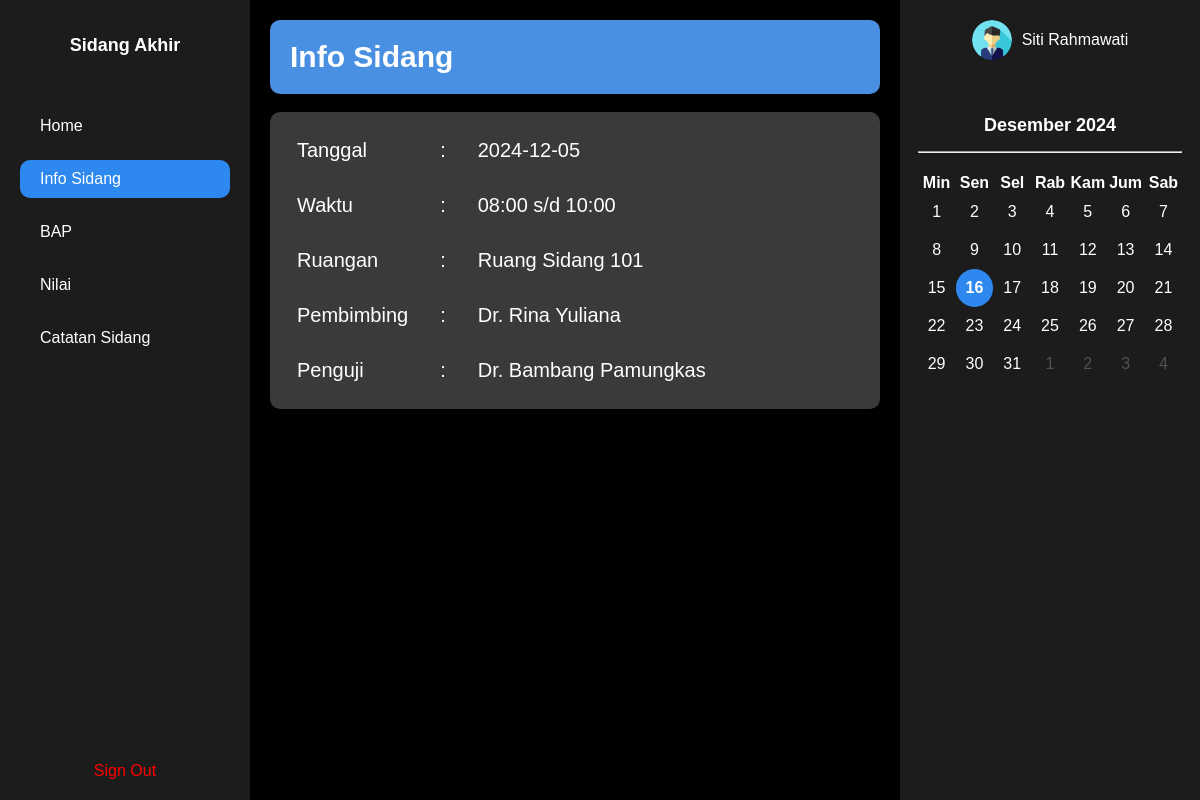
Before: /mahasiswa/info (signed in) with the older database file.
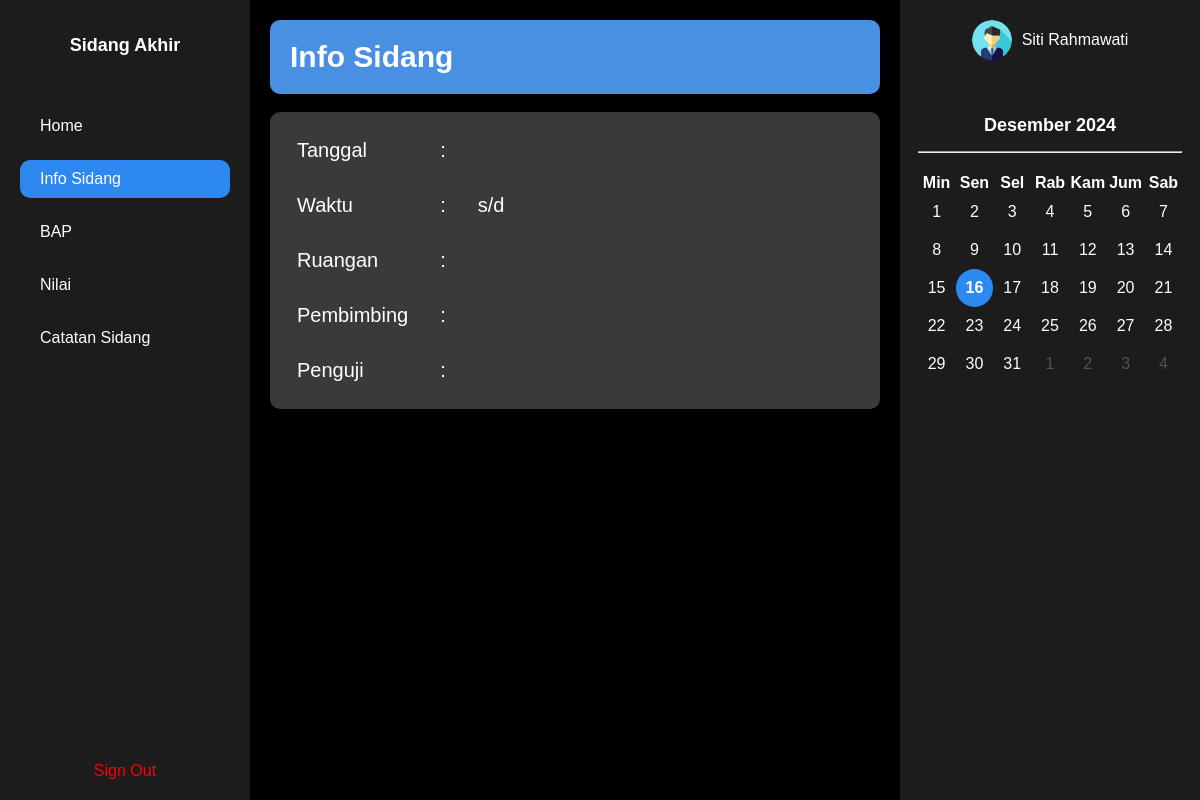
After: the same page with the newer database file.
### tables this page shows
CREATE TABLE Sidang (ID_Sidang INTEGER PRIMARY KEY AUTOINCREMENT, tempat_sidang TEXT NOT NULL, tanggal_sidang DATE NOT NULL, waktu_mulai TIME NOT NULL, waktu_selesai TIME NOT NULL, Catatan TEXT, npm TEXT NOT NULL REFERENCES Mahasiswa (npm), nik_pembimbing TEXT NOT NULL REFERENCES Pembimbing (nik), nik_penguji TEXT NOT NULL REFERENCES Penguji (nik), nik_penguji2 TEXT REFERENCES Penguji (nik), ID_Tahun_Ajaran INTEGER NOT NULL REFERENCES Bobot_PerTahun_Ajaran (ID_Tahun_Ajaran), nilai_total DOUBLE, status TEXT, FOREIGN KEY (npm) REFERENCES Mahasiswa (npm), FOREIGN KEY (nik_pembimbing) REFERENCES Pembimbing (nik), FOREIGN KEY (nik_penguji) REFERENCES Penguji (nik), FOREIGN KEY (ID_Tahun_Ajaran) REFERENCES Bobot_PerTahun_Ajaran (ID_Tahun_Ajaran));

CREATE TABLE Pembimbing (
    nik TEXT PRIMARY KEY,
    Nama TEXT NOT NULL,
    Email TEXT NOT NULL UNIQUE,
    Password TEXT NOT NULL
);

CREATE TABLE Penguji (
    nik TEXT PRIMARY KEY,
    Nama TEXT NOT NULL,
    Email TEXT NOT NULL UNIQUE,
    Password TEXT NOT NULL
);

CREATE TABLE Mahasiswa (
    npm TEXT PRIMARY KEY,
    nama TEXT NOT NULL,
    jurusan TEXT NOT NULL,
    angkatan INTEGER NOT NULL,
    jenis_ta INTEGER NOT NULL,
    judul_ta TEXT NOT NULL,
    email TEXT NOT NULL,
    password TEXT NOT NULL
);

### app/routes/mahasiswa.py (the view)
@mahasiswa_bp.route('/info')
def info():
    nama = session.get('nama', None)
    npm = session.get('id', None)
    conn = get_db_connection()
    cursor = conn.cursor()
    cursor.execute("select * from InfoSidang where npm_mahasiswa = ? and status = ?", (npm, 'active'))
    info_sidang = cursor.fetchone()
    print(info_sidang)
    return render_template('mahasiswa/mahasiswa-info.html', nama = nama, info = info_sidang)

### app/routes/mahasiswa.py (called while the page is built)
def get_db_connection():
    conn = sqlite3.connect('database/database.db')
    conn.row_factory = sqlite3.Row
    return conn

@mahasiswa_bp.before_request
def require_login():
    allowed_routes = ['login', 'static']
    if 'email' not in session and request.endpoint not in allowed_routes:
        return redirect(url_for('login'))

### main.py (called while the page is built)
@app.before_request
def require_login():
    allowed_routes = ['login', 'static']
    if 'email' not in session and request.endpoint not in allowed_routes:
        return redirect(url_for('login'))

### templates/mahasiswa/mahasiswa-info.html (shortened to what this page needs)
<!DOCTYPE html>
<html lang="en">
<head>
  <link rel="stylesheet" href="{{ url_for('static', filename='css/mahasiswa/mahasiswa-info.css') }}">
</head>
<body>
  <div class="container">
    {% include 'mahasiswa/fragment/sidebar.html' %}
    <div class="content">
        <div class="welcome-box">
          Info Sidang
        </div>
        <br>
        <div class="info-details">
          <table class="info-table">
            <tr>
                <td>Tanggal</td>
                <td>:</td>
                <td>{{info.tanggal_sidang}}</td>
            </tr>
            <tr>
                <td>Waktu</td>
                <td>:</td>
                <td>{{info.waktu_mulai}} s/d {{info.waktu_selesai}}</td>
            </tr>
            <tr>
                <td>Ruangan</td>
                <td>:</td>
                <td>{{info.tempat_sidang}}</td>
            </tr>
            <tr>
                <td>Pembimbing</td>
                <td>:</td>
                <td>{{info.nama_pembimbing}}</td>
            </tr>
            <tr>
                <td>Penguji</td>
                <td>:</td>
                <td>{{info.nama_penguji}}</td>
            </tr>
        </table>
        </div>
    </div>
    {% include 'mahasiswa/fragment/rightbar.html' %}
  </div>
</body>
</html>

### templates/mahasiswa/fragment/rightbar.html (shortened to what this page needs)
<aside class="calendar">
  <div class="user">
    <img src="{{ url_for('static', filename='png/profile-mahasiswa.png') }}" alt="User">
    <span>{{nama}}</span>
  </div>
  <div class="cal-wrapper">
    <h2>Desember 2024</h2>
    <hr style="margin-bottom: 20px;">
    <table class="cal-table">
        <thead>
            <tr>
                <th>Min</th>
                <th>Sen</th>
                <th>Sel</th>
                <th>Rab</th>
                <th>Kam</th>
                <th>Jum</th>
                <th>Sab</th>
            </tr>
        </thead>
        <tbody id="calendar-body">
          <tr>
              <td data-day="1">1</td>
              <td data-day="2">2</td>
              <td data-day="3">3</td>
              <td data-day="4">4</td>
              <td data-day="5">5</td>
              <td data-day="6">6</td>
              <td data-day="7">7</td>
          </tr>
          <tr>
              <td data-day="8">8</td>
              <td data-day="9">9</td>
              <td data-day="10">10</td>
              <td data-day="11">11</td>
              <td data-day="12">12</td>
              <td data-day="13">13</td>
              <td data-day="14">14</td>
          </tr>
          <tr>
              <td data-day="15">15</td>
              <td data-day="16">16</td>
              <td data-day="17">17</td>
              <td data-day="18">18</td>
              <td data-day="19">19</td>
              <td data-day="20">20</td>
              <td data-day="21">21</td>
          </tr>
          <tr>
              <td data-day="22">22</td>
              <td data-day="23">23</td>
              <td data-day="24">24</td>
              <td data-day="25">25</td>
              <td data-day="26">26</td>
              <td data-day="27">27</td>
              <td data-day="28">28</td>
          </tr>
          <tr>
              <td data-day="29">29</td>
              <td data-day="30">30</td>
              <td data-day="31">31</td>
              <td style="color: rgb(82, 82, 82);">1</td>
              <td style="color: rgb(82, 82, 82);">2</td>
              <td style="color: rgb(82, 82, 82);">3</td>
              <td style="color: rgb(82, 82, 82);">4</td>
          </tr>
      </tbody>
    </table>
  </div>
</aside>

Changed rows visible on the page:
removed Sidang: tanggal_sidang "2024-12-05", waktu_mulai "08:00", waktu_selesai "10:00", tempat_sidang "Ruang Sidang 101"
no longer on this page (row unchanged): Pembimbing: nama_pembimbing "Dr. Rina Yuliana"
no longer on this page (row unchanged): Penguji: nama_penguji "Dr. Bambang Pamungkas"
no longer on this page (row edited): Mahasiswa: nama "Siti Rahmawati"
Other visible differences:
{{ nama }}: (not shown) → "Siti Rahmawati"
